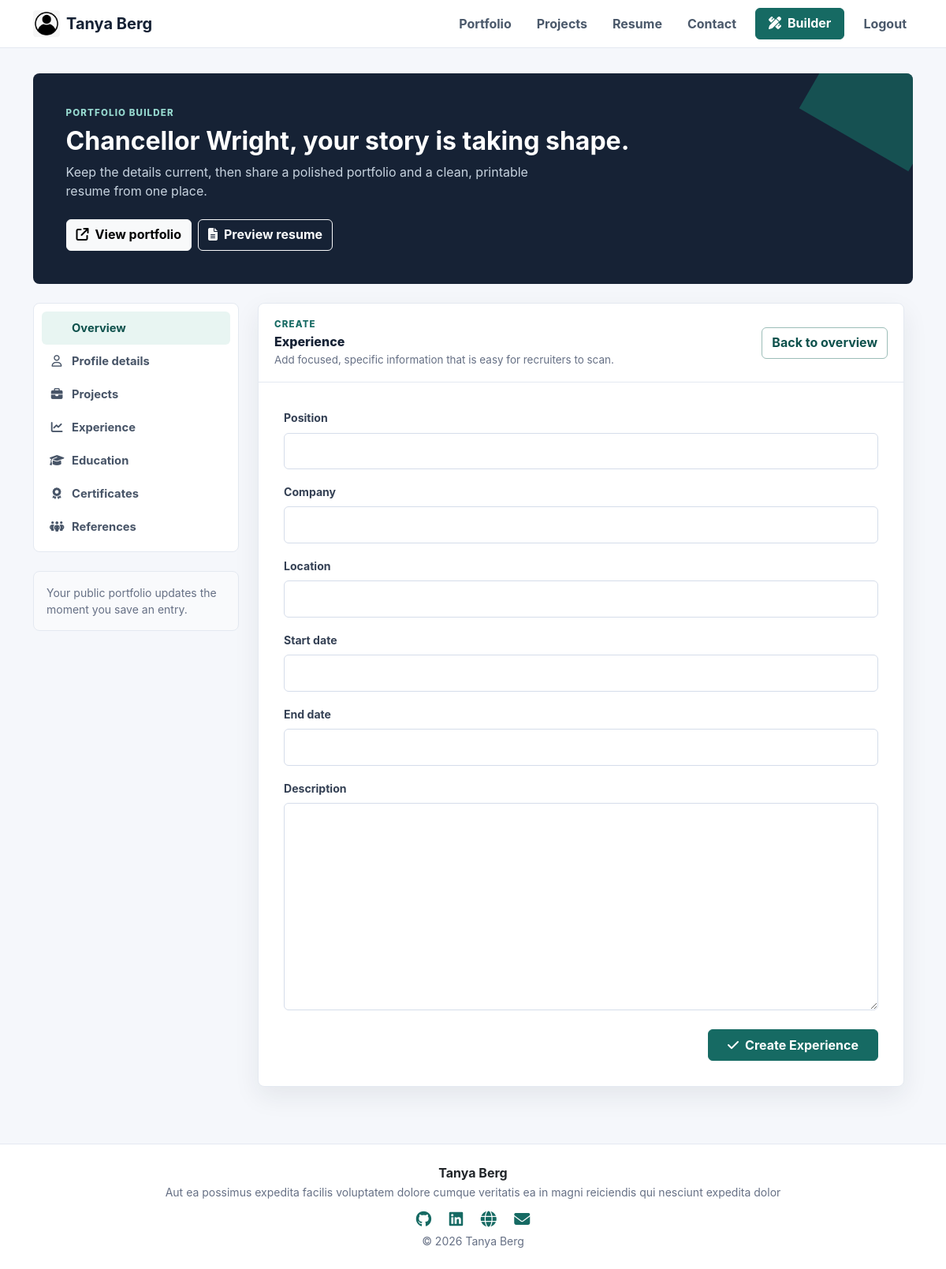
The app's page /dashboard/experience (signed in) with its own data.
### portfolio/models.py (models this page shows, shortened)
class Profile(models.Model):
    user = models.OneToOneField(User, related_name='profile', on_delete=models.CASCADE, null=True)
    full_name = models.CharField(max_length=120, default='')
    display_name = models.CharField(max_length=80, blank=True)
    title = models.CharField(max_length=120, blank=True)  # e.g. "Backend Developer"
    bio = models.TextField(blank=True)
    email = models.EmailField(blank=True)
    phone = models.CharField(max_length=20, blank=True)
    location = models.CharField(max_length=120, blank=True)
    resume_skills = models.TextField("Skills (Resume)", null=True, blank=True)
    profile_image = models.ImageField(upload_to="profile_images/", blank=True, null=True)
    github = models.URLField(blank=True)
    linkedin = models.URLField(blank=True)
    website = models.URLField(blank=True)
    created_at = models.DateTimeField(auto_now_add=True)

### portfolio/views.py (the view, shortened to what this page needs)
# urls.py: path('dashboard/experience', experience, name='experience'),
@login_required
def experience(request, id=None):
    try:
        profile = request.user.profile
    except:
        return redirect('edit_profile')
    context = {
        'experiences': profile.experiences.all(),
        'heading': 'Experience',
        'action': 'Update',
        'profile': profile,
    }
    if id:
        object = Experience.objects.get(id=id)
    else:
        object = None
        context['action'] = 'Create'
    form = ExperienceForm(instance = object)
    context['form'] = form
    return render_dashboard_panel(request, context)

### portfolio/forms.py
class ExperienceForm(FormControlMixin, forms.ModelForm):
    class Meta:
        model = Experience
        fields = '__all__'
        exclude = ['profile',]

### portfolio/views.py (called while the page is built)
def render_dashboard_panel(request, context):
    template = 'dashboard/_form_panel.html' if request.headers.get('HX-Request') else 'dashboard.html'
    return render(request, template, context)

### portfolio/templates/dashboard.html (shortened to what this page needs)
{% extends 'master/base.html' %}
{% block content %}
  <section class="workspace">
    <div class="container">
      <header class="workspace-hero mb-4 reveal">
        <div class="eyebrow mb-2">Portfolio builder</div>
        <h1 class="h2 fw-bold mb-2">{{ profile.full_name|default:request.user.username }}, your story is taking shape.</h1>
        <p class="mb-4">Keep the details current, then share a polished portfolio and a clean, printable resume from one place.</p>
        <div class="d-flex flex-wrap gap-2">
          <a href="{% url 'profile' request.user.username %}" class="btn btn-light"><i class="fa-solid fa-arrow-up-right-from-square me-2"></i>View portfolio</a>
          <a href="{% url 'resume' request.user.username %}" class="btn btn-outline-light"><i class="fa-solid fa-file-lines me-2"></i>Preview resume</a>
        </div>
      </header>
      <div class="row g-4 align-items-start">
        <aside class="col-lg-3 no-print">
          <nav class="builder-nav mb-4">
            <a href="{% url 'dashboard' %}" class="active">Overview</a>
            <a href="{% url 'edit_profile' %}" hx-get="{% url 'edit_profile' %}" hx-target="#builder-panel" hx-swap="innerHTML" hx-push-url="true"><i class="fa-regular fa-user"></i>Profile details</a>
            <a href="{% url 'project' %}" hx-get="{% url 'project' %}" hx-target="#builder-panel" hx-swap="innerHTML" hx-push-url="true"><i class="fa-solid fa-briefcase"></i>Projects</a>
            <a href="{% url 'experience' %}" hx-get="{% url 'experience' %}" hx-target="#builder-panel" hx-swap="innerHTML" hx-push-url="true"><i class="fa-solid fa-chart-line"></i>Experience</a>
            <a href="{% url 'education' %}" hx-get="{% url 'education' %}" hx-target="#builder-panel" hx-swap="innerHTML" hx-push-url="true"><i class="fa-solid fa-graduation-cap"></i>Education</a>
            <a href="{% url 'certificate' %}" hx-get="{% url 'certificate' %}" hx-target="#builder-panel" hx-swap="innerHTML" hx-push-url="true"><i class="fa-solid fa-award"></i>Certificates</a>
            <a href="{% url 'reference' %}" hx-get="{% url 'reference' %}" hx-target="#builder-panel" hx-swap="innerHTML" hx-push-url="true"><i class="fa-solid fa-people-group"></i>References</a>
          </nav>
          <div class="soft-panel p-3 small muted">
            Your public portfolio updates the moment you save an entry.
          </div>
        </aside>
        <div class="col-lg-9" id="builder-panel">
          {% if form %}
            {% include 'dashboard/_form_panel.html' %}
          {% endif %}
        </div>
      </div>
    </div>
  </section>
{% endblock %}

### portfolio/templates/master/base.html (shortened to what this page needs)
{% load static %}
<!DOCTYPE html>
<html lang="en">
  <head>
    <link href="https://cdn.jsdelivr.net/npm/bootstrap@5.0.2/dist/css/bootstrap.min.css" rel="stylesheet" />
    <link rel="stylesheet" href="https://cdnjs.cloudflare.com/ajax/libs/font-awesome/6.5.1/css/all.min.css" />
    <link rel="stylesheet" href="{% static 'portfolio/css/app.css' %}" />
  </head>
  <body>
    {% if profile %}
      {% include 'master/nav.html' %}
    {% endif %}
    <main class="site-shell">
      {% block content %}
      {% endblock %}
    </main>
    {% if profile %}
      {% include 'master/footer.html' %}
    {% endif %}
  </body>
</html>

### portfolio/templates/master/nav.html (shortened to what this page needs)
<nav class="navbar navbar-expand-lg navbar-light sticky-top">
  <div class="container">
    <a class="navbar-brand fw-bold d-flex align-items-center" href="{% url 'profile' profile.user.username|default:'demo' %}">
      {% if profile.profile_image %}
        <img src="{{ profile.profile_image.url }}" class="rounded-circle me-2" width="32" height="32" alt="{{ profile.full_name }}" />
      {% else %}
        <img src="/media/app/logo.webp" alt="Logo" width="34" height="34" class="me-2 rounded" />
      {% endif %}
      <span>{{ profile.display_name|default:'Portfolio' }}</span>
    </a>
    <div class="collapse navbar-collapse justify-content-end d-none d-lg-flex">
      <ul class="navbar-nav align-items-center gap-3">
        <li class="nav-item">
          <a class="nav-link" href="{% url 'profile' profile.user.username|default:'demo' %}">Portfolio</a>
        </li>
        <li class="nav-item">
          <a class="nav-link" href="{% url 'projects' profile.user.username|default:'demo' %}">Projects</a>
        </li>
        <li class="nav-item">
          <a class="nav-link" href="{% url 'resume' profile.user.username|default:'demo' %}">Resume</a>
        </li>
        <li class="nav-item">
          <a class="nav-link" href="{% url 'contact' profile.user.username|default:'demo' %}">Contact</a>
        </li>
        {% if profile.user == request.user %}
          <li class="nav-item">
            <a class="btn btn-brand px-3" href="{% url 'dashboard' %}"><i class="fa-solid fa-pen-ruler me-2"></i>Builder</a>
          </li>
          <li class="nav-item">
            <a class="nav-link" href="{% url 'logout' %}">Logout</a>
          </li>
        {% elif request.user.is_authenticated %}
        <li class="nav-item">
          <a class="btn btn-brand px-3" href="{% url 'profile' %}">Show Own Profile</a>
        </li>
        {% endif %}
      </ul>
    </div>
  </div>
</nav>

### portfolio/templates/dashboard/_form_panel.html (shortened to what this page needs)
<section class="builder-form surface reveal">
  <div class="builder-section-head">
    <div>
      <div class="eyebrow mb-1">{{ action }}</div>
      <h2 class="text-capitalize">{{ heading }}</h2>
      <p>Add focused, specific information that is easy for recruiters to scan.</p>
    </div>
    <a href="{% url 'dashboard' %}" class="btn btn-outline-brand">Back to overview</a>
  </div>
  <div class="form-shell">
    <form method="post" enctype="multipart/form-data" hx-post="{{ request.path }}" hx-target="#builder-panel" hx-swap="innerHTML" hx-encoding="multipart/form-data">
      {% include 'forms/form-core.html' %}
      <div class="d-flex justify-content-end pt-2">
        <button type="submit" class="btn btn-brand px-4 text-capitalize"><i class="fa-solid fa-check me-2"></i>{{ action }} {{ heading }}</button>
      </div>
    </form>
  </div>
</section>

### authentication/templates/forms/form-core.html (shortened to what this page needs)
<div>
  {% for field in form %}
    <div class="mb-3">
      <label class="form-label fw-bold">
        {{ field.label }}
      </label>
      {{ field }}
    </div>
  {% endfor %}
</div>

### portfolio/templates/master/footer.html
<footer class="footer py-4">
  <div class="container">
    <div class="fw-bold text-dark">{{ profile.display_name|default:'Portfolio' }}</div>
    {% if profile.title %}<small>{{ profile.title }}</small>{% endif %}
    <div class="social-links mt-2">
      {% if profile.github %}<a href="{{ profile.github }}" target="_blank" rel="noreferrer" aria-label="GitHub"><i class="fab fa-github"></i></a>{% endif %}
      {% if profile.linkedin %}<a href="{{ profile.linkedin }}" target="_blank" rel="noreferrer" aria-label="LinkedIn"><i class="fab fa-linkedin"></i></a>{% endif %}
      {% if profile.website %}<a href="{{ profile.website }}" target="_blank" rel="noreferrer" aria-label="Website"><i class="fa-solid fa-globe"></i></a>{% endif %}
      {% if profile.user.email %}<a href="{% url 'contact' profile.user.username %}" aria-label="Contact"><i class="fas fa-envelope"></i></a>{% endif %}
    </div>
    <small>&copy; {% now "Y" %} {{ profile.display_name|default:'Portfolio' }}</small>
  </div>
</footer>

### portfolio/static/portfolio/css/app.css (style rules this page uses)
:root { --ink: #162235; --muted: #667085; --canvas: #f5f7fb; --paper: #ffffff; --line: #e4e9f1; --brand: #166a63; --brand-dark: #0e514c; --mint: #e8f5f2; --coral: #dd6b4d; --shadow: 0 12px 32px rgba(23, 36, 54, .08); }
* { box-sizing: border-box; }
html { scroll-behavior: smooth; }
body { background: var(--canvas); color: var(--ink); font-family: Inter, ui-sans-serif, system-ui, -apple-system, BlinkMacSystemFont, "Segoe UI", sans-serif; min-height: 100vh; }
a { color: var(--brand); }
.site-shell { min-height: calc(100vh - 148px); }
.navbar { background: rgba(255,255,255,.94) !important; border-bottom: 1px solid var(--line); backdrop-filter: blur(12px); }
.navbar-brand { color: var(--ink) !important; letter-spacing: 0; }
.nav-link { color: #4b596b !important; font-weight: 650; }
.btn { border-radius: 6px; font-weight: 750; min-height: 40px; }
.btn-brand, .btn-primary { background: var(--brand); border-color: var(--brand); color: #fff; }
.btn-outline-brand, .btn-outline-primary { border-color: #9cbdb8; color: var(--brand-dark); }
.surface { background: var(--paper); border: 1px solid var(--line); border-radius: 8px; box-shadow: var(--shadow); }
.soft-panel { background: #f9fafc; border: 1px solid var(--line); border-radius: 8px; }
.eyebrow { color: var(--brand); font-size: .72rem; font-weight: 800; letter-spacing: .1em; text-transform: uppercase; }
.section-copy, .muted { color: var(--muted); }
.footer { background: #fff; border-top: 1px solid var(--line); color: var(--muted); text-align: center; }
.social-links a { color: var(--brand); font-size: 20px; margin: 0 9px; text-decoration: none; }
.form-control, .form-select { border-color: #d5ddea; border-radius: 6px; min-height: 44px; padding: .65rem .8rem; }
textarea.form-control { min-height: 120px; }
.form-label { color: #344054; font-size: .88rem; font-weight: 700 !important; }
.reveal { animation: rise-in .55s ease both; }
.workspace { padding: 32px 0 72px; }
.workspace-hero { background: var(--ink); border-radius: 8px; color: #fff; overflow: hidden; padding: clamp(1.5rem, 4vw, 2.6rem); position: relative; }
.workspace-hero::after { background: var(--brand); content: ""; height: 160px; opacity: .65; position: absolute; right: -45px; top: -65px; transform: rotate(30deg); width: 160px; }
.workspace-hero p { color: #c7d3df; max-width: 590px; position: relative; z-index: 1; }
.workspace-hero h1, .workspace-hero .eyebrow, .workspace-hero .btn { position: relative; z-index: 1; }
.workspace-hero .eyebrow { color: #96d9cf; }
.builder-nav { background: #fff; border: 1px solid var(--line); border-radius: 8px; padding: 10px; }
.builder-nav a { align-items: center; border-radius: 6px; color: #475467; display: flex; font-size: .92rem; font-weight: 700; gap: 10px; padding: 10px; text-decoration: none; }
.builder-nav a:hover, .builder-nav a.active { background: var(--mint); color: var(--brand-dark); }
.builder-nav i { text-align: center; width: 18px; }
.builder-section-head { align-items: center; border-bottom: 1px solid var(--line); display: flex; gap: 16px; justify-content: space-between; padding: 18px 20px; }
.builder-section-head h2 { font-size: 1rem; font-weight: 800; margin: 0; }
.builder-section-head p { color: var(--muted); font-size: .84rem; margin: 3px 0 0; }
.builder-form { max-width: 820px; }
.builder-form .form-shell { padding: clamp(1.2rem, 3vw, 2rem); }

### records on screen
Profile: display_name "Tanya Berg", full_name "Chancellor Wright", title "Aut ea possimus expedita facilis voluptatem dolore cumque veritatis ea in magni reiciendis qui nesciunt expedita dolor"

### other values on screen
{{ action }} "CREATE"
{{ heading }} "Experience"
{{ field.label }} "Position" "Company" "Location" "Start date" "End date" "Description"
{{ action }} "Create"
